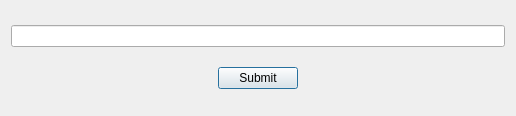
<?xml version="1.0" encoding="UTF-8"?>
<ui version="4.0">
 <class>RescanFileDialog</class>
 <widget class="QDialog" name="RescanFileDialog">
  <property name="geometry">
   <rect>
    <x>0</x>
    <y>0</y>
    <width>516</width>
    <height>116</height>
   </rect>
  </property>
  <property name="windowTitle">
   <string>RescanFileDialog</string>
  </property>
  <layout class="QVBoxLayout" name="verticalLayout">
   <item>
    <widget class="QLineEdit" name="lineEdit"/>
   </item>
   <item alignment="Qt::AlignHCenter">
    <widget class="QPushButton" name="submitButton">
     <property name="text">
      <string>Submit</string>
     </property>
    </widget>
   </item>
  </layout>
 </widget>
 <resources/>
 <connections/>
</ui>
